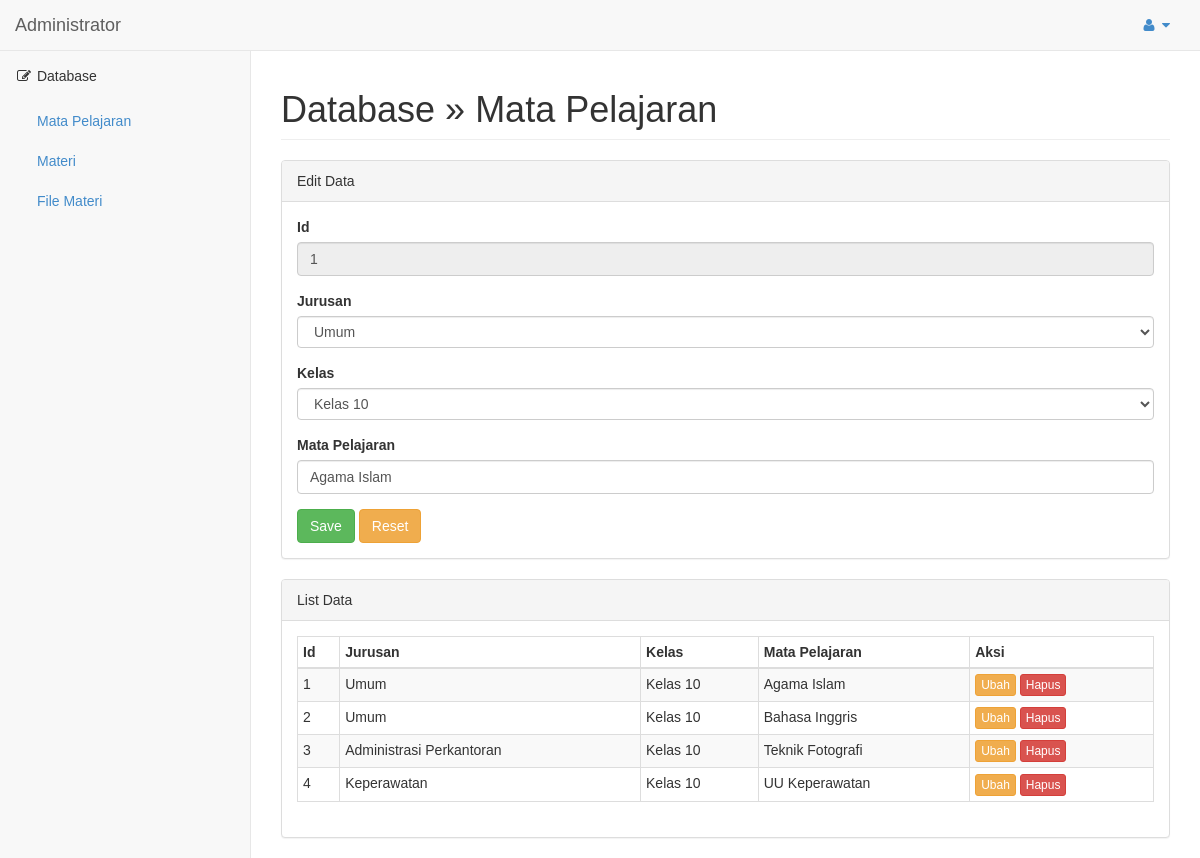
The page /admin/index.php?mapel-update=1 (signed in) on the database its author committed.
### tables this page shows
CREATE TABLE `mata_pelajaran` (
  `id` int(11) NOT NULL,
  `jurusan_id` int(11) NOT NULL,
  `kelas_id` int(11) NOT NULL,
  `mata_pelajaran` varchar(255) NOT NULL
);

CREATE TABLE `jurusan` (
  `id` int(11) NOT NULL,
  `jurusan` varchar(255) NOT NULL
);

CREATE TABLE `kelas` (
  `id` int(11) NOT NULL,
  `kelas` varchar(255) NOT NULL
);

### admin/page/blog/mapel-update.php (the view, shortened to what this page needs)
<?php
$kode_mapel= $_GET["mapel-update"];
$edit = mysqli_query($connection, "SELECT mata_pelajaran.*, jurusan.jurusan, kelas.kelas
                                    FROM mata_pelajaran, jurusan, kelas
                                    WHERE mata_pelajaran.id = '$kode_mapel'
                                    AND mata_pelajaran.jurusan_id = jurusan.id
                                    AND mata_pelajaran.kelas_id = kelas.id
                                    ORDER BY mata_pelajaran.id ASC");
$row_edit = mysqli_fetch_array($edit);
$mapel = mysqli_query($connection, "SELECT mata_pelajaran.*, jurusan.jurusan, kelas.kelas
                                    FROM mata_pelajaran, jurusan, kelas
                                    WHERE mata_pelajaran.jurusan_id = jurusan.id
                                    AND mata_pelajaran.kelas_id = kelas.id
                                    ORDER BY mata_pelajaran.id ASC");
?>
<div class="row">
    <div class="col-lg-12">
        <h1 class="page-header">Database &raquo; Mata Pelajaran</h1>
    </div>
</div>
<div class="row">
    <div class="col-lg-12">
        <div class="panel panel-default">
            <div class="panel-heading">
                Edit Data
            </div>
            <div class="panel-body">
                <div class="row">
                    <div class="col-lg-12">
                        <form role="form" action="" method="post">
                            <div class="form-group">
                                <label>Id</label>
                                <input class="form-control" type="text" name="id" value="<?php echo $row_edit["id"]?>" readonly/>
                            </div>
                            <div class="form-group">
                                <label>Jurusan</label>
                                <select class="form-control" name="jurusan_id" required>
                                    <option value="<?php echo $row_edit["jurusan_id"]?>"> <?php echo $row_edit["jurusan"]?> </option>
                                </select>
                            </div>
                            <div class="form-group">
                                <label>Kelas</label>
                                <select class="form-control" name="kelas_id" required>
                                    <option value="<?php echo $row_edit["kelas_id"]?>"> <?php echo $row_edit["kelas"]?> </option>
                                </select>
                            </div>
                            <div class="form-group">
                                <label>Mata Pelajaran</label>
                                <input class="form-control" type="text" name="mata_pelajaran" value="<?php echo $row_edit["mata_pelajaran"]?>" required/>
                            </div>
                            <button type="submit" name="update" class="btn btn-success">Save</button>
                            <button type="reset" class="btn btn-warning">Reset</button>
                        </form>
                    </div>
                </div>
            </div>
        </div>
        <div class="panel panel-default">
            <div class="panel-heading">
                List Data
            </div>
            <div class="panel-body">
                <div class="table-responsive">
                    <table class="table table-striped table-bordered table-hover" id="dataTables-example">
                        <thead>
                            <tr>
                                <th>Id</th>
                                <th>Jurusan</th>
                                <th>Kelas</th>
                                <th>Mata Pelajaran</th>
                                <th>Aksi</th>
                            </tr>
                        </thead>
                        <tbody>
                        <?php if (mysqli_num_rows($mapel)){?>
                        <?php while($row_mapel = mysqli_fetch_array($mapel)){?>
                            <tr>
                                <td><?php echo $row_mapel["id"]?></td>
                                <td><?php echo $row_mapel["jurusan"]?></td>
                                <td><?php echo $row_mapel["kelas"]?></td>
                                <td><?php echo $row_mapel["mata_pelajaran"]?></td>
                                <td class="center">
									<a href="index.php?mapel-update=<?php echo $row_mapel["id"]?>" class="btn btn-warning btn-xs" type="button">Ubah</a>
									<a href="index.php?mapel-delete=<?php echo $row_mapel["id"]?>" class="btn btn-danger btn-xs" type="button">Hapus</a>
								</td>
                            </tr>
                        <?php }?>
                        <?php }?>
                        </tbody>
                    </table>
                </div>
            </div>
        </div>
    </div>
</div>

### admin/css/admin.css (style rules this page uses)
body { background-color: #f8f8f8; padding-top: 100px; font-family: 'Arial' !important; }
@media (min-width:768px) { body { padding-top: 50px; } }

### rows shown on the page
mata_pelajaran: id "1", jurusan_id "Umum", kelas_id "Kelas 10", mata_pelajaran "Agama Islam", jurusan.jurusan "Umum", kelas.kelas "Kelas 10"
mata_pelajaran: id "2", jurusan.jurusan "Umum", kelas.kelas "Kelas 10", mata_pelajaran "Bahasa Inggris"
mata_pelajaran: id "3", jurusan.jurusan "Administrasi Perkantoran", kelas.kelas "Kelas 10", mata_pelajaran "Teknik Fotografi"
mata_pelajaran: id "4", jurusan.jurusan "Keperawatan", kelas.kelas "Kelas 10", mata_pelajaran "UU Keperawatan"
